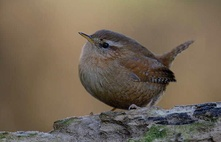
#> input picture animal_pictures/formatted_large/wrenimage.jpg, 221 x 142 px, shrunk from 750 x 480 before the run, found by its file name
$ python image_scraper2.py
#> lines starting #> are read from the running program, lines starting #| are printed output that depends on the picture
from bs4 import BeautifulSoup
import urllib
from PIL import Image

animal = "Wren"

def retrieveImage(Name, link):

	tpage = urllib.urlopen(link)
	tpageSoup = BeautifulSoup(tpage, "html.parser")

	timageLink = "https:"+str(tpageSoup.find("table", class_="infobox biota").find("a", class_="image").img["src"])

	timageLink = timageLink.replace("220px","800px")

	urllib.urlretrieve(timageLink, Name+"Image.jpg")

retrieveImage(animal, "https://en.wikipedia.org/wiki/Wren")
#> (the call stopped at in retrieveImage, `tpage = urllib.urlopen(link)`: the network is not available in this run)

image = Image.open(animal+"Image.jpg")
#> image is the input picture: PIL image 221x142 RGB; mean R, G, B 115.6, 102, 85.3
image = image.point(lambda p: p * 0.8)
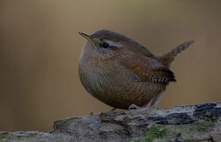
#> image: PIL image 221x142 RGB; mean R, G, B 92.5, 81.6, 68.3

image.save(animal+"Image.jpg")
